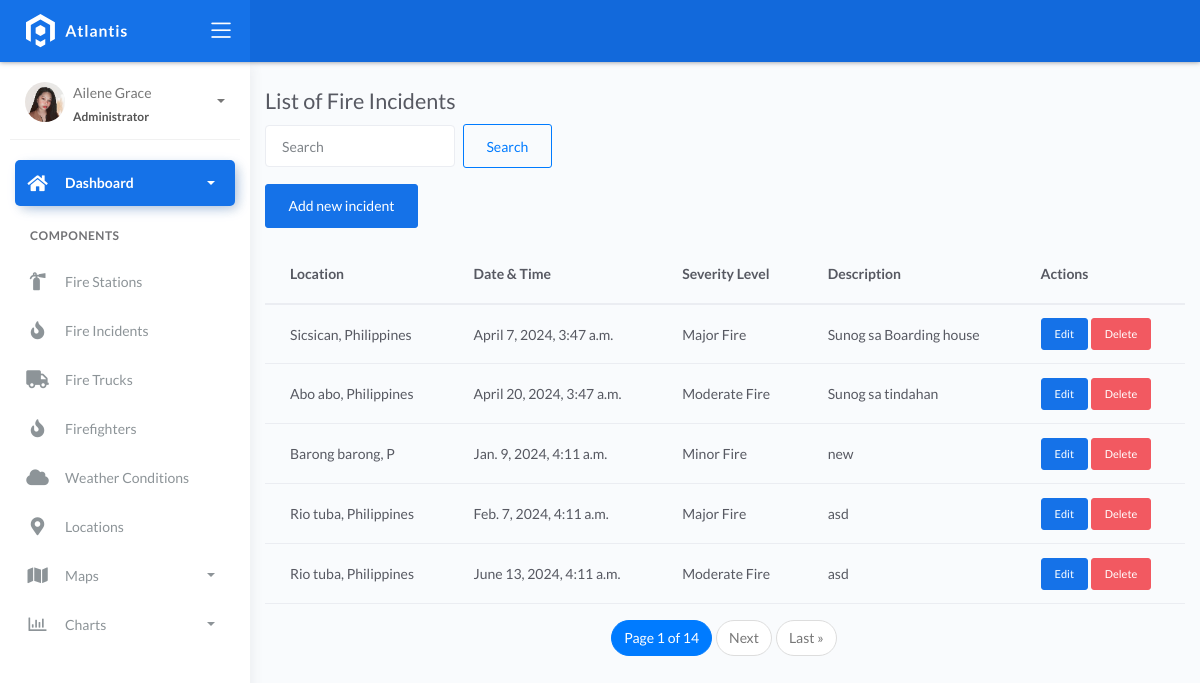
Page /incidents/ on the committed database.
### fire/models.py (models this page shows, shortened)
class BaseModel(models.Model):
    created_at = models.DateTimeField(auto_now_add=True, db_index=True)
    updated_at = models.DateTimeField(auto_now=True)
    class Meta:
        abstract = True

class Incident(BaseModel):
    SEVERITY_CHOICES = (
        ('Minor Fire', 'Minor Fire'),
        ('Moderate Fire', 'Moderate Fire'),
        ('Major Fire', 'Major Fire'),
    )
    location = models.ForeignKey(Locations, on_delete=models.CASCADE)
    date_time = models.DateTimeField(blank=True, null=True)
    severity_level = models.CharField(max_length=45, choices=SEVERITY_CHOICES)
    description = models.CharField(max_length=250)

class Locations(BaseModel):
    name = models.CharField(max_length=150)
    latitude = models.DecimalField(
        max_digits=22, decimal_places=16, null=True, blank=True)
    longitude = models.DecimalField(
        max_digits=22, decimal_places=16, null=True, blank=True)
    address = models.CharField(max_length=150)
    city = models.CharField(max_length=150)  # can be in separate table
    country = models.CharField(max_length=150)  # can be in separate table
    def __str__(self):
        return f"{self.name}, {self.country}"

### fire/views.py (the view)
# urls.py: path('incidents/', IncidentListView.as_view(), name='incident_list'),
class IncidentListView(ListView):
    model = Incident
    template_name = 'incident_list.html'
    context_object_name = 'incidents'
    paginate_by = 5
    def get_queryset(self):
        queryset = super().get_queryset()
        query = self.request.GET.get('q')
        if query:
            queryset = queryset.filter(Q(location__icontains=query) | Q(description__icontains=query) | Q(severity_level__icontains=query))
        return queryset.order_by('id')

### templates/incident_list.html (shortened to what this page needs)
{% extends 'base.html' %}
{% block content %}
<div class="container">
    <div class="row">
        <div class="col-md-12">
            <h2 class="mt-4">List of Fire Incidents</h2>
            <form method="get" class="form-inline mb-3">
              <input type="text" name="q" class="form-control mr-2" placeholder="Search" value="{{ request.GET.q }}">
              <button type="submit" class="btn btn-outline-primary">Search</button>
            </form>
            <a href="{% url 'incident_create' %}" class="btn btn-primary mb-3">Add new incident</a>
            <table class="table">
              <thead>
                <tr>
                  <th>Location</th>
                  <th>Date & Time</th>
                  <th>Severity Level</th>
                  <th>Description</th>
                  <th>Actions</th>
                </tr>
              </thead>
              <tbody>
                {% for incident in incidents %}
                <tr>
                  <td>{{ incident.location }}</td>
                  <td>{{ incident.date_time }}</td>
                  <td>{{ incident.severity_level }}</td>
                  <td>{{ incident.description }}</td>
                  <td>
                    <a href="{% url 'incident_update' incident.pk %}" class="btn btn-sm btn-primary">Edit</a>
                    <a href="{% url 'incident_delete' incident.pk %}" class="btn btn-sm btn-danger">Delete</a>
                  </td>
                </tr>
                {% endfor %}
              </tbody>
            </table>
            {% if is_paginated %}
            <nav aria-label="Page navigation">
              <ul class="pagination justify-content-center">
                <li class="page-item active"><span class="page-link">Page {{ page_obj.number }} of {{ page_obj.paginator.num_pages }}</span></li>
                {% if page_obj.has_next %}
                  <li class="page-item"><a class="page-link" href="?page={{ page_obj.next_page_number }}">Next</a></li>
                  <li class="page-item"><a class="page-link" href="?page={{ page_obj.paginator.num_pages }}">Last &raquo;</a></li>
                {% endif %}
              </ul>
            </nav>
          {% endif %}
          </div>
        </div>
    </div>
{% endblock %}

### rows in the picture
Incident: location "Sicsican, Philippines", date_time "April 7, 2024, 3:47 a.m.", severity_level "Major Fire", description "Sunog sa Boarding house"
Incident: location "Abo abo, Philippines", date_time "April 20, 2024, 3:47 a.m.", severity_level "Moderate Fire", description "Sunog sa tindahan"
Incident: location "Barong barong, P", date_time "Jan. 9, 2024, 4:11 a.m.", severity_level "Minor Fire", description "new"
Incident: location "Rio tuba, Philippines", date_time "Feb. 7, 2024, 4:11 a.m.", severity_level "Major Fire", description "asd"
Incident: location "Rio tuba, Philippines", date_time "June 13, 2024, 4:11 a.m.", severity_level "Moderate Fire", description "asd"

### other values in the picture
{{ page_obj.number }} "1"
{{ page_obj.paginator.num_pages }} "14"
